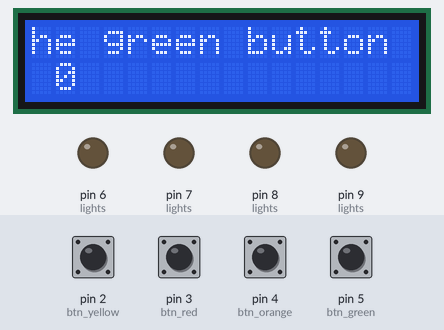
The sketch below on a simulated Arduino Uno, built with avr-gcc and run on an emulated ATmega328P. On the bench: 16×2 character LCD, output pins drawn as LEDs (lit = HIGH). Dashed ring = blinking. Inputs (shaded band) come from the test bench; at power-on: pin 2 (btn_yellow), pin 3 (btn_red), pin 4 (btn_orange), pin 5 (btn_green) HIGH. Random numbers use the default seed unless the sketch sets one; what the sketch prints to the serial monitor is not drawn.

Above: at 1.2 s.
1.3 s: pin 5 (btn_green) pulled LOW for 0.15 s
At 2.6 s:
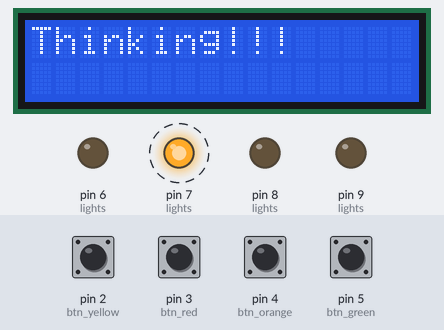
4.2 s: pin 2 (btn_yellow) pulled LOW for 0.15 s
At 4.8 s:
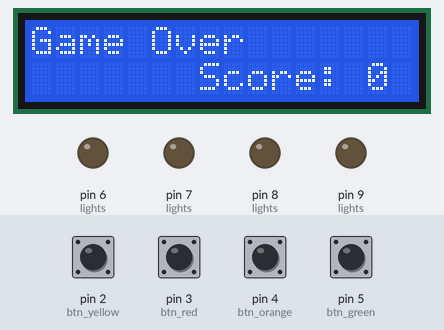
7.3 s: pin 5 (btn_green) pulled LOW for 1 s
At 10.2 s:
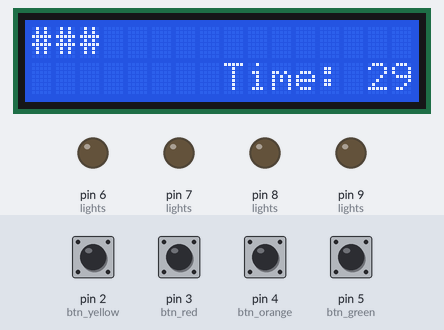
10.4 s: pin 4 (btn_orange) pulled LOW for 0.15 s
At 10.9 s:
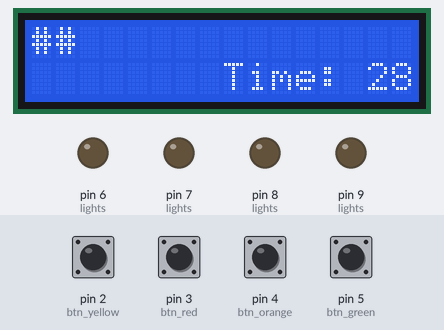
13.5 s: pin 3 (btn_red) pulled LOW for 1 s
At 18.44 s:
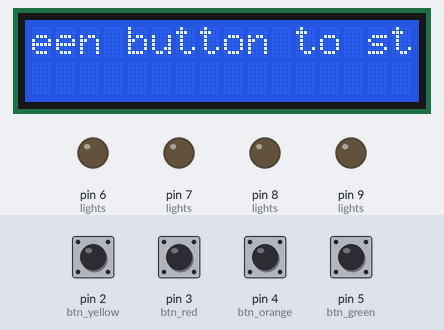
Timing chart, 0 to 18.5 s (numbered marks = the images above; inputs shaded):
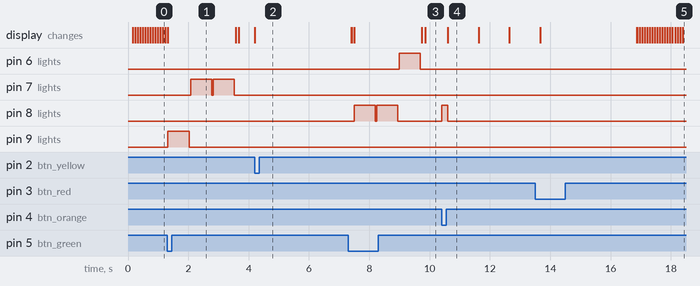

Measured:
- after the input at 1.3 s, pin 7 (lights): alternates HIGH for 0.70 s and LOW for 0.05 s, starting after 0.77 s; pin 9 (lights): LOW → HIGH at once, → LOW 0.70 s later
- after the input at 7.3 s, pin 6 (lights): LOW → HIGH after 1.7 s, → LOW 0.70 s later; pin 8 (lights): alternates HIGH for 0.70 s and LOW for 0.05 s, 4 changes in all, then stays LOW, starting after 0.19 s
- after the input at 10.4 s, pin 8 (lights): LOW → HIGH at once, → LOW 0.20 s later
- what the display in image 4 shows lasts 1.0 s, from 10.6 s to 11.6 s

The sketch:

LED_Matching_Code.ino
```cpp
/*
	LED Matching Game by: Justin Bennett
    GitHub @justintb00

    The purpose of this game is to match the pattern correctly.
    If you fail to do so, you will have to restart. The higher the
    score, the more difficult it will get. There are various factors
    such as a faster blink time through progression and
*/
#include <LiquidCrystal.h>
#include <Servo.h>

LiquidCrystal Screen(A5, A4, A3, A2, A1, A0);

/* These are the main pins used to setup*/
int btn_yellow = 2;
int btn_red = 3;
int btn_orange = 4;
int btn_green = 5;
int yellow_led = 6;
int red_led = 7;
int orange_led = 8;
int green_led = 9;
int lights []= {yellow_led, red_led, orange_led, green_led}; // Array used to coordinate the buttons to the leds using hashing

int Gamemode = 0; // 0 = Start, 1 = Pattern In Progress, 2 = Game in Progress, 3 = W/L
int HighScore = 0; //High Score within each session
int CurrentScore = 0;
int time = 30; // Will keep the main time
int CurrentTime = time; // The time we'll be iterating from
int numBlinks = 3;// Number of blinks that will occur in a sequence

int Pattern[16]; // Will hold the current pattern
int pat_iter = 0; // Iterates through pattern

void setup()
{
  for(int i = 0; i < (sizeof(lights) / sizeof(lights[0])); i++)
  {
    pinMode(lights[i], OUTPUT);
  }
  pinMode(btn_green, INPUT_PULLUP);
  pinMode(btn_red, INPUT_PULLUP);
  pinMode(btn_orange, INPUT_PULLUP);
  pinMode(btn_yellow, INPUT_PULLUP);
  Screen.begin(16,2);
  Screen.print("Hello World");
  Serial.begin(9600);
}
void GameStart()
{
  Screen.setCursor(0,0);
  Screen.print("Please press the green button to start!! ");
  Screen.scrollDisplayLeft();
  delay(75);
  Screen.setCursor(1,1);
  Screen.print("Current High: ");
  Screen.print(HighScore);
}

void Blink(int LED, int time){
  digitalWrite(LED, HIGH);
  delay(time);
  digitalWrite(LED, LOW);
  delay(50);
}

void clearPattern(int ary []){
  int i = 0;
  while (ary[i] != 0){
    ary[i] = 0;
    i++;
  }
}

void GameOver(){
  //flashAllLights();
  Screen.clear();
  Screen.setCursor(0,0);
  Screen.print("Game Over");
  Screen.setCursor(7,1);
  Screen.print("Score: ");
  Screen.print(CurrentScore);
  if (CurrentScore > HighScore){
    HighScore = CurrentScore;
  }
  clearPattern(Pattern);
  CurrentScore = 0;
  pat_iter = 0;
  time = 30;
  CurrentTime = time;
  numBlinks = 3;
  Gamemode = 0;
  delay(3000);
}

void Success(int time){
  int i = 5;
  while(i > 0){
    Screen.print("Congratulations!!!");
    Screen.setCursor(3,1);
    Screen.print("Wait: ");
    Screen.print(i);
    delay(800);
    Screen.clear();
    i--;
  }
  CurrentScore++;
  if (CurrentScore % 10 == 0){
    time -= 5;
  }
  CurrentTime = time;
  pat_iter = 0;
  if (numBlinks < 16){
    numBlinks++;
  }
  Gamemode = 1;

}

int input(int time)
{
  while(time > 0){
    if (digitalRead(btn_green) == !HIGH){
      return btn_green;
    }
    if (digitalRead(btn_orange) == !HIGH){
      return btn_orange;
    }
    if (digitalRead(btn_yellow) == !HIGH){
      return btn_yellow;
    }
    if (digitalRead(btn_red) == !HIGH){
      return btn_red;
    }
    time--;
    delay(1);
  }
  return 0;
}
/*
void flashAllLights(){
  int j = 0;
  while (j < 6){
    for (int i = 0; i < (sizeof(lights) / sizeof(lights[0])); i++)
    {
      digitalWrite(i, HIGH);
    }
    delay(130);
    for (int i = 0; i < (sizeof(lights)/sizeof(lights[0])); i++){
      digitalWrite(i, LOW);
    }
    delay(20);
    j++;
  }
}
*/

void loop()
{
  if (Gamemode == 0){
    GameStart();
    if (input(1) == 5){
      Gamemode = 1;
      Screen.clear();
    }
  }
  else if (Gamemode == 1){
    Screen.print("Thinking!!!");
    for(int i = 0; i < numBlinks; i++){
      int rand = random(4);
      int LED = lights[rand];
      Pattern[i] = lights[rand];
      int blinkTime = 700;
      if (CurrentScore % 3 == 0){
        int difference = 50 * (CurrentScore / 3);
        if (difference > 450){
          blinkTime = 250;
        }
        else{
        	blinkTime -= (50 * (CurrentScore / 3));
        }
      }
      Blink(LED, blinkTime);
    }
    Screen.clear();
    Gamemode = 2;
    delay(100);
  }
  else if (Gamemode == 2){
    for(int i = numBlinks - pat_iter; i > 0; i--)
    {
      Screen.print("#");
    }

    Screen.setCursor(8,1);
    Screen.print("Time: ");
    Screen.print(CurrentTime);

    if (Pattern[pat_iter] == 0){
      Serial.println("+1 Congrats");
      Screen.clear();
      Success(time);
    }

    else if (CurrentTime == 0){
      Serial.println("Game Over!!!!");
      GameOver();
    }

    int val = input(800);
    if (val != 0){
      int hashedBtn = lights[(val + 2) % 4];
      digitalWrite(hashedBtn, HIGH); // Turns on Coorsponding Light
      Serial.println(hashedBtn);
      if (hashedBtn != Pattern[pat_iter]){
        digitalWrite(hashedBtn, LOW);
        Serial.println("Wrong LED, Game Over!!!!");
        GameOver();
      }
      else{
        pat_iter++;
        Serial.println("Correct");
      }
    }
    CurrentTime--;
    delay(200);
    digitalWrite(lights[(val + 2) % 4], LOW);
    Screen.clear();
  }
}
```
